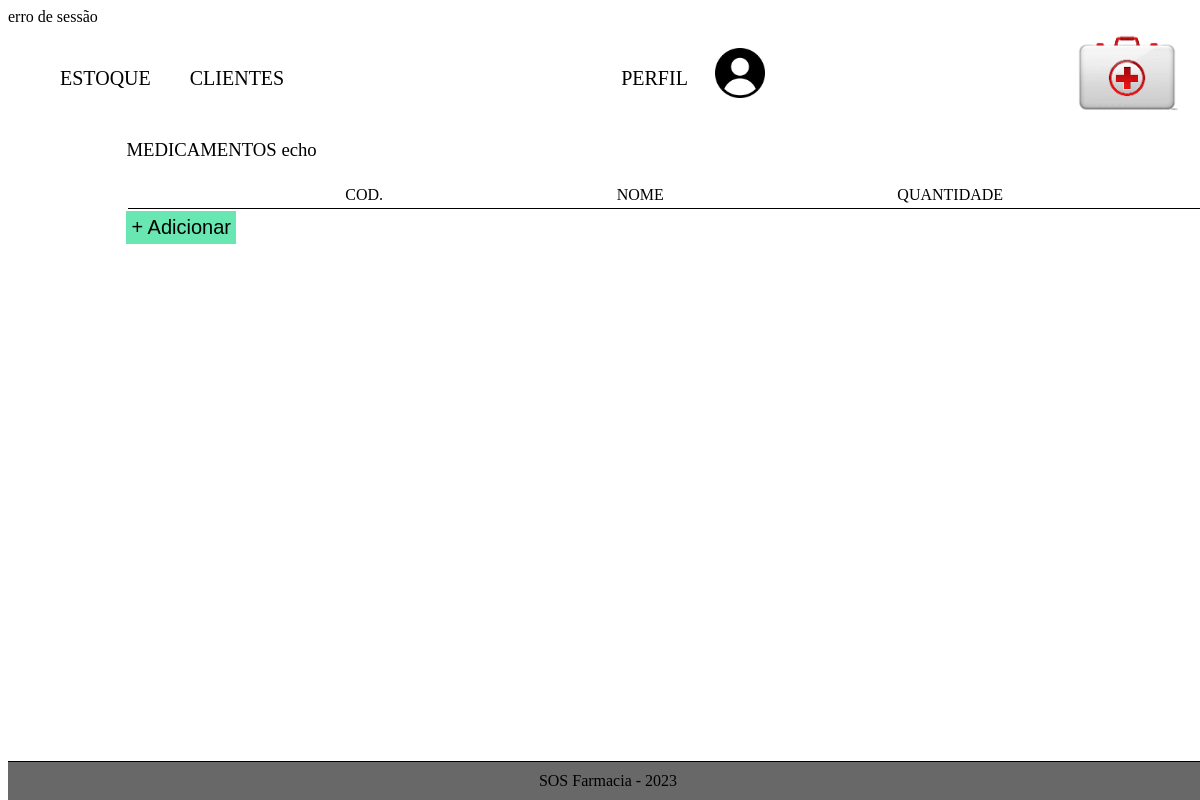
Before: /tcc2.0/estoque.php with the older database file.
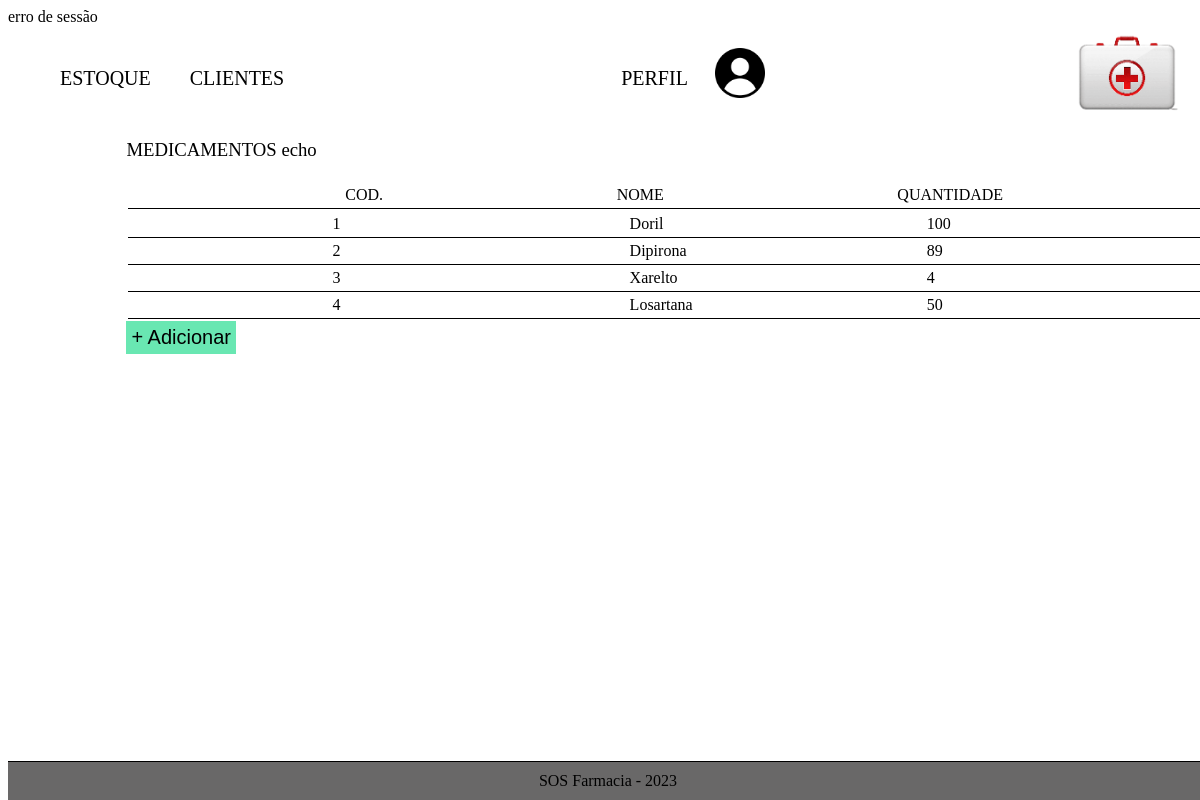
After: the same page with the newer database file.
### tables this page shows
create table Produtos(
    IdProduto int not null primary key auto_increment,
    NomeProd varchar(50) not null,
    QtndProd int not null,
    DataAtualProd date not null
);

### tcc2.0/estoque.php (the view, shortened to what this page needs)
<?php
    include_once "includes/head.php";
    include_once "includes/menu.php";
?>
<section class="catalogo">
        <div class="pesquisa">
            <h3>MEDICAMENTOS echo </h3>
        </div>
        <table>
            <thead class="list">
                <tr>
                    <th>COD. </th>
                    <th>NOME</th>
                    <th>QUANTIDADE</th>
                </tr>
            </thead>
            <tbody>
            <?php
                $sql = "SELECT * FROM Produtos";
                $resultado = mysqli_query($connection, $sql);
                while($dados = mysqli_fetch_array($resultado)){
                ?>
                <tr>
                    <td><?php echo $dados['IdProduto'];?></td>
                    <td><?php echo $dados['NomeProd'];?></td>
                    <td><?php echo $dados['QtndProd'];?></td>
                </tr>
                <?php }
		?>
            </tbody>
        </table>
        <button class="addProduto"><a href="AdicionarProd.php">+ Adicionar</a>  </button>
    </section>
<?php
    include_once "includes/footer.php";
?>

### tcc2.0/includes/head.php (shortened to what this page needs)
<!DOCTYPE html>
<html lang="en">
<head>
    <link rel="stylesheet" href="style.css">
</head>
<body>

### tcc2.0/includes/menu.php (shortened to what this page needs)
<nav id="#menu" class="menu">
        <ul>
            <li><a href="estoque.php">ESTOQUE</a></li>
            <li><a href="clientes.php">CLIENTES</a></li>
            <li style="margin-left: 300px;"><a href="login.php">PERFIL</a></li>
            <img src="img/user.png" alt="user">
        </ul>
        <div class="logo"><img src="img/logoTcc.png" alt="logo"></div>
    </nav>

### tcc2.0/includes/footer.php (shortened to what this page needs)
<footer class="rodape">
        <div>
        <p>SOS Farmacia - 2023</p>
        </div>
    </footer>
</body>
</html>

### tcc2.0/style.css (style rules this page uses)
* { font-style: normal; font-weight:normal; }
a { text-align: center; font-size: 20px; color: black; font-weight:normal; font-style: normal; text-decoration: none; }
.menu ul { display: flex; gap: 15px; font-size: large; align-items: center; justify-content: center; }
.menu li { list-style:none; position:relative; margin: 2px; }
.menu li a { padding: 10px; margin-top: 10px; }
.menu img { width: 50px; height: auto; }
nav .logo img { width: 130px; }
nav { width: 100%; display: flex; justify-content: space-between; }
.rodape { width: 100%; height: auto; background-color: #696868; color: #000; margin-bottom: -5px; border-top: 1px solid #000; margin-top: 50px; bottom: 0; }
footer p { width: 50%; display: block; margin: 0 auto 0 auto; background-color: #696868; text-align: center; }
tr, td, th { text-align: center; display: flex; justify-content: space-between; padding: 2px 100px 2px 100px; }
ul, li { display: flex; justify-content: space-between; }
.catalogo, table { width: 80%; margin: 0 auto 0 auto; }

### tcc2.0/estoque.php (style rules this page uses)
.addProduto { padding: 5px; background-color: #69E7B2; border: none; }
tr { width: 90%; text-align: center; border-bottom: solid 1px; }
th { margin-right: 0px; margin: 0 auto; }
td { width: 10%; margin-left: 5px; margin: 0 auto; }

### tcc2.0/includes/footer.php (style rules this page uses)
footer p { width: 50%; display: block; margin: 0 auto 0px auto; text-align: center; padding: 10px; }
.rodape { width: 100%; height: auto; background-color: #696868; color: #000; margin-bottom: 0px; border-top: 1px solid #000; margin-top: 50px; }
footer { bottom: 500px; position: fixed; width: auto; text-align: center; }

Changed rows visible on the page:
added produtos: IdProduto "1", NomeProd "Doril", QtndProd "100"
added produtos: IdProduto "2", NomeProd "Dipirona", QtndProd "89"
added produtos: IdProduto "3", NomeProd "Xarelto", QtndProd "4"
added produtos: IdProduto "4", NomeProd "Losartana", QtndProd "50"
